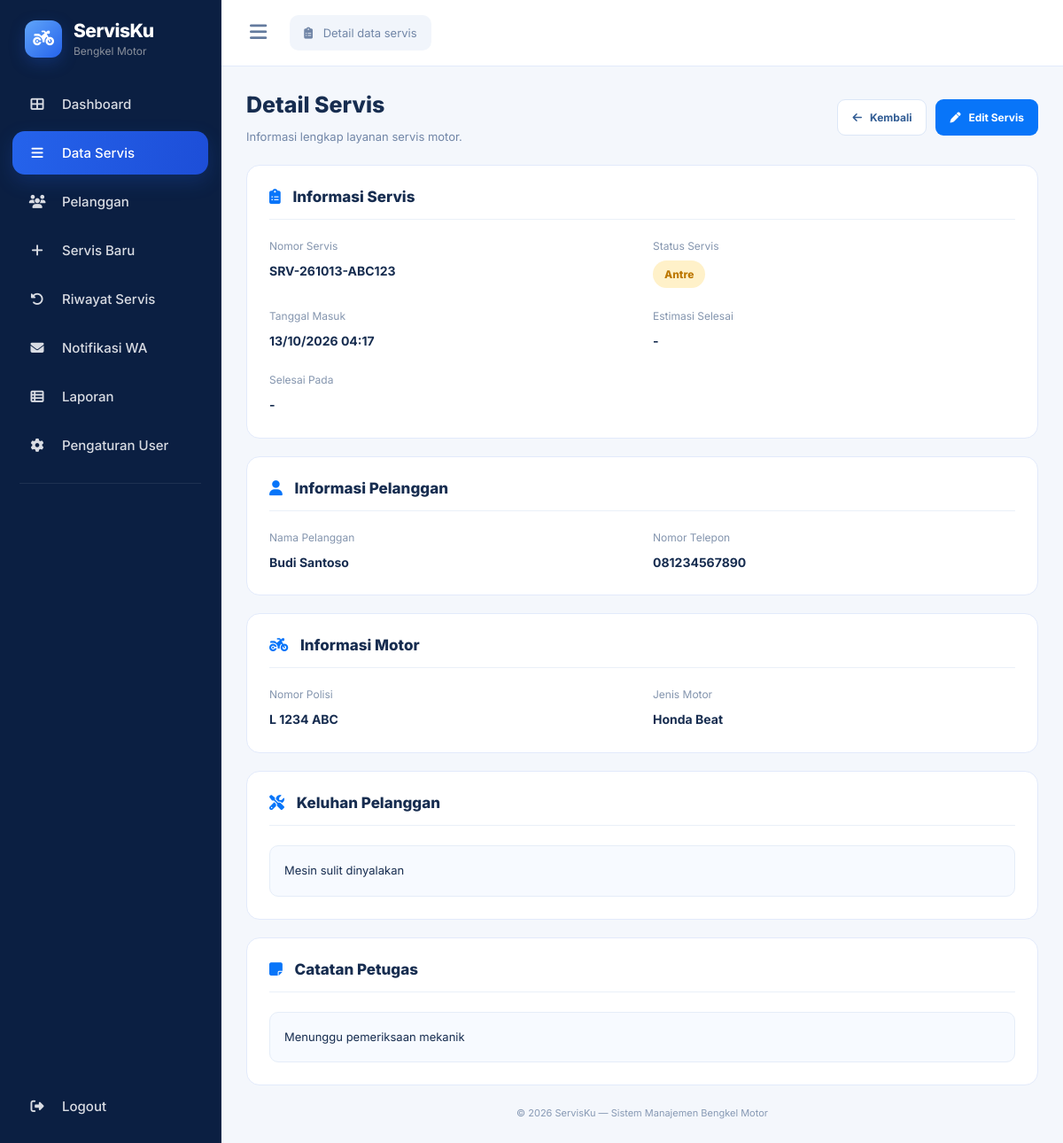
The app's page /detail_servis.php?id=1 (signed in), older data.
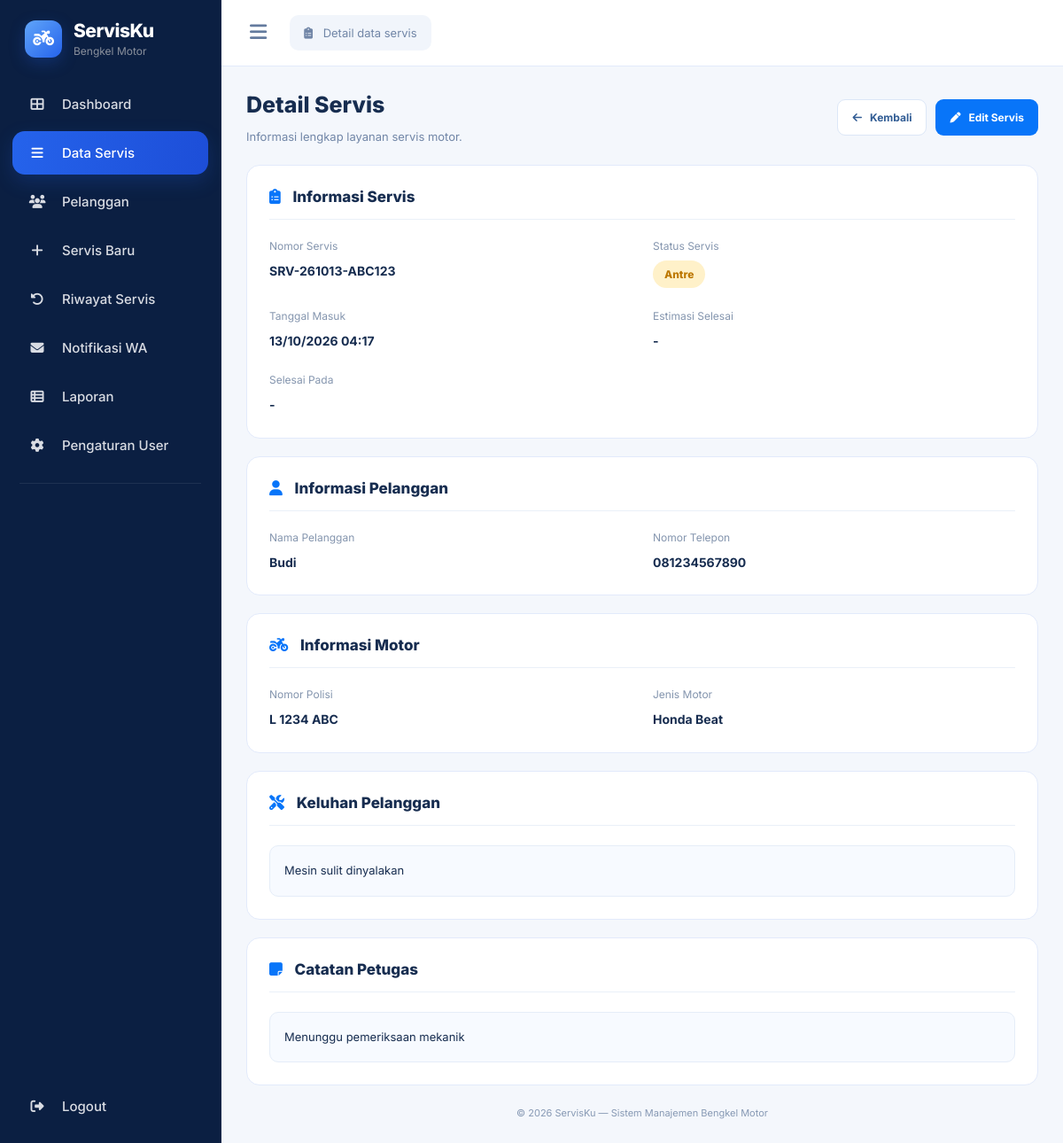
The same page, newer data.
### tables this page shows
CREATE TABLE `servis` (
  `id` int(11) NOT NULL,
  `nomor_servis` varchar(30) NOT NULL,
  `nama_pelanggan` varchar(100) NOT NULL,
  `telepon` varchar(20) NOT NULL,
  `nomor_polisi` varchar(20) NOT NULL,
  `jenis_motor` varchar(100) NOT NULL,
  `keluhan` text NOT NULL,
  `status` enum('Antre','Pengerjaan','Selesai') NOT NULL DEFAULT 'Antre',
  `estimasi_selesai` datetime DEFAULT NULL,
  `selesai_pada` datetime DEFAULT NULL,
  `catatan_petugas` text DEFAULT NULL,
  `alasan_keterlambatan` text DEFAULT NULL,
  `created_at` timestamp NOT NULL DEFAULT current_timestamp(),
  `updated_at` timestamp NOT NULL DEFAULT current_timestamp() ON UPDATE current_timestamp(),
  `id_pelanggan` int(11) DEFAULT NULL
);

### detail_servis.php (the view, shortened to what the changed rows need)
<?php
require_once __DIR__ . '/config/koneksi.php';
$id = filter_input(INPUT_GET, 'id', FILTER_VALIDATE_INT);
$stmt = $pdo->prepare("
    SELECT *
    FROM servis
    WHERE id = ?
    LIMIT 1
");
$stmt->execute([$id]);
$servis = $stmt->fetch(PDO::FETCH_ASSOC);
function detailEsc($value)
{
    return htmlspecialchars(
        (string) ($value ?? '-'),
        ENT_QUOTES,
        'UTF-8'
    );
}
function detailTanggal($tanggal)
{
    if (empty($tanggal)) {
        return '-';
    }
    $time = strtotime($tanggal);
    return $time ? date('d/m/Y H:i', $time) : '-';
}
function detailStatusClass($status)
{
    switch ($status) {
        case 'Antre':
            return 'antre';
    }
}
?>
<!DOCTYPE html>
<html lang="id">
<head>
    <link
        rel="stylesheet"
        href="https://cdnjs.cloudflare.com/ajax/libs/font-awesome/6.5.2/css/all.min.css"
    >
</head>
<body>
<?php require_once __DIR__ . '/includes/sidebar.php'; ?>
<main class="main">
    <section class="content">
        <?php if (!$servis): ?>
            <div class="card not-found">
                <i class="fa-regular fa-folder-open"></i>
                <h2>Data Servis Tidak Ditemukan</h2>
                <p>
                    Data servis dengan ID tersebut tidak tersedia.
                </p>
                <a href="data_servis.php" class="btn btn-edit">
                    <i class="fa-solid fa-arrow-left"></i>
                    Kembali ke Data Servis
                </a>
            </div>
        <?php else: ?>
            <div class="heading">
                <div>
                    <h1>Detail Servis</h1>
                    <p>
                        Informasi lengkap layanan servis motor.
                    </p>
                </div>
                <div class="heading-actions">
                    <a
                        href="data_servis.php"
                        class="btn btn-back"
                    >
                        <i class="fa-solid fa-arrow-left"></i>
                        Kembali
                    </a>
                    <a
                        href="edit_servis.php?id=<?= (int) $servis['id'] ?>"
                        class="btn btn-edit"
                    >
                        <i class="fa-solid fa-pen"></i>
                        Edit Servis
                    </a>
                </div>
            </div>
            <div class="card">
                <h2>
                    <i class="fa-solid fa-clipboard-list"></i>
                    Informasi Servis
                </h2>
                <div class="info-grid">
                    <div class="info-item">
                        <span class="info-label">Nomor Servis</span>
                        <span class="info-value">
                            <?= detailEsc($servis['nomor_servis']) ?>
                        </span>
                    </div>
                    <div class="info-item">
                        <span class="info-label">Status Servis</span>
                        <span class="status <?= detailStatusClass($servis['status']) ?>">
                            <?= detailEsc($servis['status']) ?>
                        </span>
                    </div>
                    <div class="info-item">
                        <span class="info-label">Tanggal Masuk</span>
                        <span class="info-value">
                            <?= detailTanggal($servis['created_at'] ?? null) ?>
                        </span>
                    </div>
                    <div class="info-item">
                        <span class="info-label">Estimasi Selesai</span>
                        <span class="info-value">
                            <?= detailTanggal($servis['estimasi_selesai'] ?? null) ?>
                        </span>
                    </div>
                    <div class="info-item">
                        <span class="info-label">Selesai Pada</span>
                        <span class="info-value">
                            <?= detailTanggal($servis['selesai_pada'] ?? null) ?>
                        </span>
                    </div>
                </div>
            </div>
            <div class="card">
                <h2>
                    <i class="fa-solid fa-user"></i>
                    Informasi Pelanggan
                </h2>
                <div class="info-grid">
                    <div class="info-item">
                        <span class="info-label">Nama Pelanggan</span>
                        <span class="info-value">
                            <?= detailEsc($servis['nama_pelanggan']) ?>
                        </span>
                    </div>
                    <div class="info-item">
                        <span class="info-label">Nomor Telepon</span>
                        <span class="info-value">
                            <?= detailEsc($servis['telepon']) ?>
                        </span>
                    </div>
                </div>
            </div>
            <div class="card">
                <h2>
                    <i class="fa-solid fa-motorcycle"></i>
                    Informasi Motor
                </h2>
                <div class="info-grid">
                    <div class="info-item">
                        <span class="info-label">Nomor Polisi</span>
                        <span class="info-value">
                            <?= detailEsc($servis['nomor_polisi']) ?>
                        </span>
                    </div>
                    <div class="info-item">
                        <span class="info-label">Jenis Motor</span>
                        <span class="info-value">
                            <?= detailEsc($servis['jenis_motor']) ?>
                        </span>
                    </div>
                </div>
            </div>
            <div class="card">
                <h2>
                    <i class="fa-solid fa-screwdriver-wrench"></i>
                    Keluhan Pelanggan
                </h2>
                <div class="description"><?= detailEsc($servis['keluhan']) ?></div>
            </div>
            <div class="card">
                <h2>
                    <i class="fa-solid fa-note-sticky"></i>
                    Catatan Petugas
                </h2>
                <div class="description"><?= detailEsc($servis['catatan_petugas'] ?? null) ?></div>
            </div>
        <?php endif; ?>
    </section>
</main>
</body>
</html>

Row changes from the older to the newer data that the page shows:
changed servis "SRV-261013-ABC123": nama_pelanggan "Budi Santoso" → "Budi"
